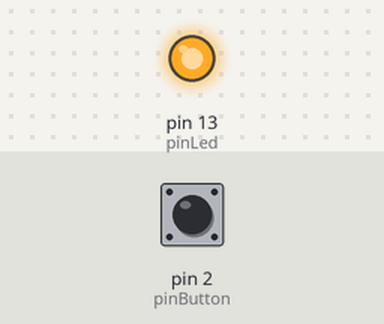
Recording of a sketch running on a simulated Arduino Uno, built with avr-gcc and run on an emulated ATmega328P. Parts: output pins drawn as LEDs (lit = HIGH). Inputs (shaded band) come from the test bench; at power-on: pin 2 (pinButton) HIGH.

Above: at 1.2 s.
1.3 s: pin 2 (pinButton) pulled LOW for 0.15 s
At 1.37 s:
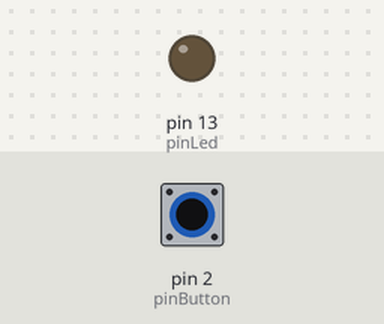
2.9 s: pin 2 (pinButton) pulled LOW for 3.2 s
At 6.8 s:
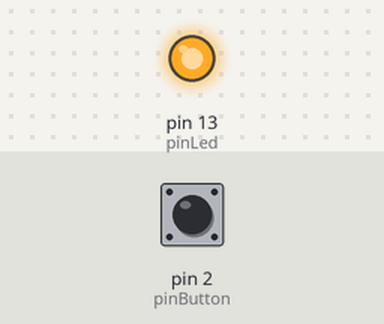
Timing chart, 0 to 8.3 s (numbered marks = the images above; inputs shaded):
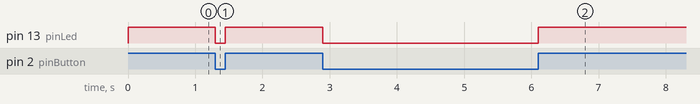

The sketch:

sismik_2021_buttonInLedOut.ino
```cpp
// kontrol Led dengan button

const int pinLed = 13;
const int pinButton = 2;

void setup() {
  pinMode(pinLed, OUTPUT);
  pinMode(pinButton, INPUT);
}

void loop() {
  if (digitalRead(pinButton)== LOW){
    digitalWrite(pinLed, LOW);
    }
    else{
      digitalWrite(pinLed, HIGH);
      }
}
```

Measured:
- after the input at 1.3 s, pin 13 (pinLed): HIGH → LOW at once, → HIGH 0.15 s later
- after the input at 2.9 s, pin 13 (pinLed): HIGH → LOW at once, → HIGH 3.2 s later
